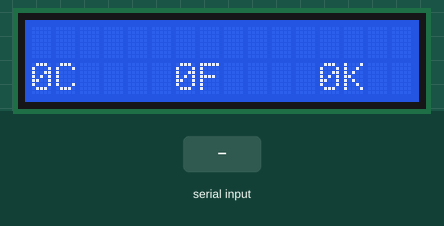
Simulated run of this sketch. Board: Arduino Uno, built with avr-gcc and run on an emulated ATmega328P. Shown: 16×2 character LCD. The test bench sets the inputs (shaded band).

Above: at 2.2 s.
2.3 s: "90,45,200\n" received over Serial
At 3.0 s:
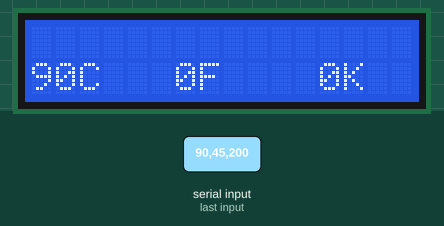
4.0 s: "30,150,10\n" received over Serial
At 4.6 s:
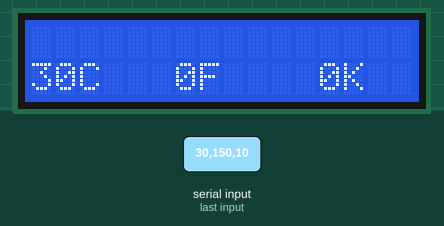
Timing chart, 0 to 7.0 s (numbered marks = the images above; inputs shaded):
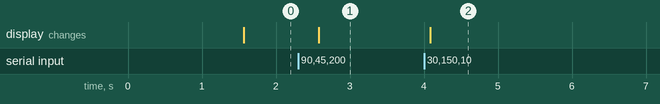

The sketch:

transmisi_n_serial_de_datos_entre_2_tarjetas_arduino1.ino
```cpp
/*
Autor: Roberto Jaime Rico Sandoval.
Fille: Lector de temperatura y muestra de datos en LCD.
Date: 20/12/2022

************************************************************
DESCRIPCIÓN:

Comunicación serial entre dos tarjetas de Arduino con
comunicación RX y TX incluida.

1) La primer tarjeta, recibe los datos de la temperatura y
los transmite a la segunda placa, al igual, interprete la
temperatura con base al color de un LED.

2) Los datos recibidos en la segunda placa de Arduino, son
mandados a la pantalla LCD, para mostrarlos gráficamente,
para la lectura del humano.
************************************************************
*/

// Agregar librería de lectura de pantalla LCD.
#include <LiquidCrystal.h>

LiquidCrystal lcd (2,3,4,5,11,12);

char datos[13];
int posicion = 0;

char *resultado = NULL;
char separador[] = "CFK";

int valores[] = {0,0,0};

int cen;
int fah;
int kelvin;

unsigned long Tiempo_LCD;
unsigned long Tiempo_TX;

void setup(){

  lcd.begin(16,2);
  Serial.begin(9600);
  delay(1000);
  Tiempo_LCD = millis();
  Tiempo_TX = millis();
}

void loop(){

  boolean segmentacion;

  while(Serial.available()>0){

    delay(5);
    datos[posicion] = Serial.read();
    posicion++;
    segmentacion = true;
  }

  posicion = 0;

  if(segmentacion == true){

    int index = 0;
    resultado = strtok(datos, separador);

    while((resultado != NULL)&&(index<3)){

      valores[index++] = atoi(resultado);
      resultado = strtok(NULL, separador);
  	}

  }

  segmentacion = false;

  cen = valores[0];
  fah = valores[1];
  kelvin = valores[2];

  if((millis() - Tiempo_LCD)>500){

    lcd.clear();
    lcd.setCursor(0,1);
    lcd.print(cen);
    lcd.print("C");
    lcd.setCursor(6,1);
    lcd.print(fah);
    lcd.print("F");
    lcd.setCursor(12,1);
    lcd.print(kelvin);
    lcd.print("K");

    Tiempo_LCD = millis();
  }

  if((millis() - Tiempo_TX)>500){

    if((cen >= 20)&&(cen <= 25)){

      lcd.setCursor(0,0);
      lcd.print("Temperatura Normal.");
      Serial.print("n");
    }

    else if(cen < 20){

      lcd.setCursor(0,0);
      lcd.print("Temperatura Baja.");
      Serial.print("b");
    }

    else{

      lcd.setCursor(0,0);
      lcd.print("Temperatura Alta.");
      Serial.print("a");
    }
  }

  Tiempo_TX = millis();

}
```

Measured:
- after the input at 2.3 s, the display: changes after 0.27 s (image 1)
- after the input at 4.0 s, the display: changes after 0.09 s (image 2)
